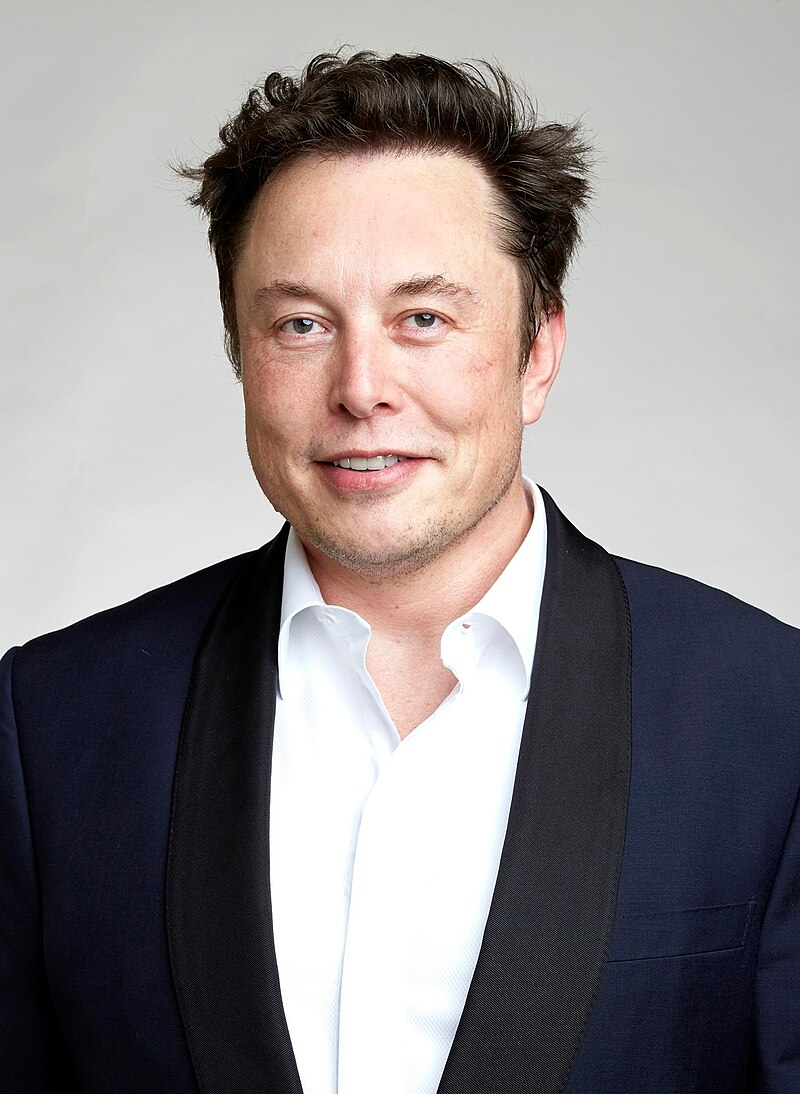
#> input picture testimgs/3.jpg, 800 x 1094 px
$ jupyter execute tmp2.ipynb
#> lines starting #> are read from the running program, lines starting #| are printed output that depends on the picture; after the words box and inside, x2 and y2 are one past the last pixel; in counts of white or black regions, pixels touching at a corner belong together
[cell 1]
import cv2
import numpy as np
import matplotlib.pyplot as plt

# 흑백 이미지 읽기
img = cv2.imread('./testimgs/3.jpg', cv2.IMREAD_GRAYSCALE)
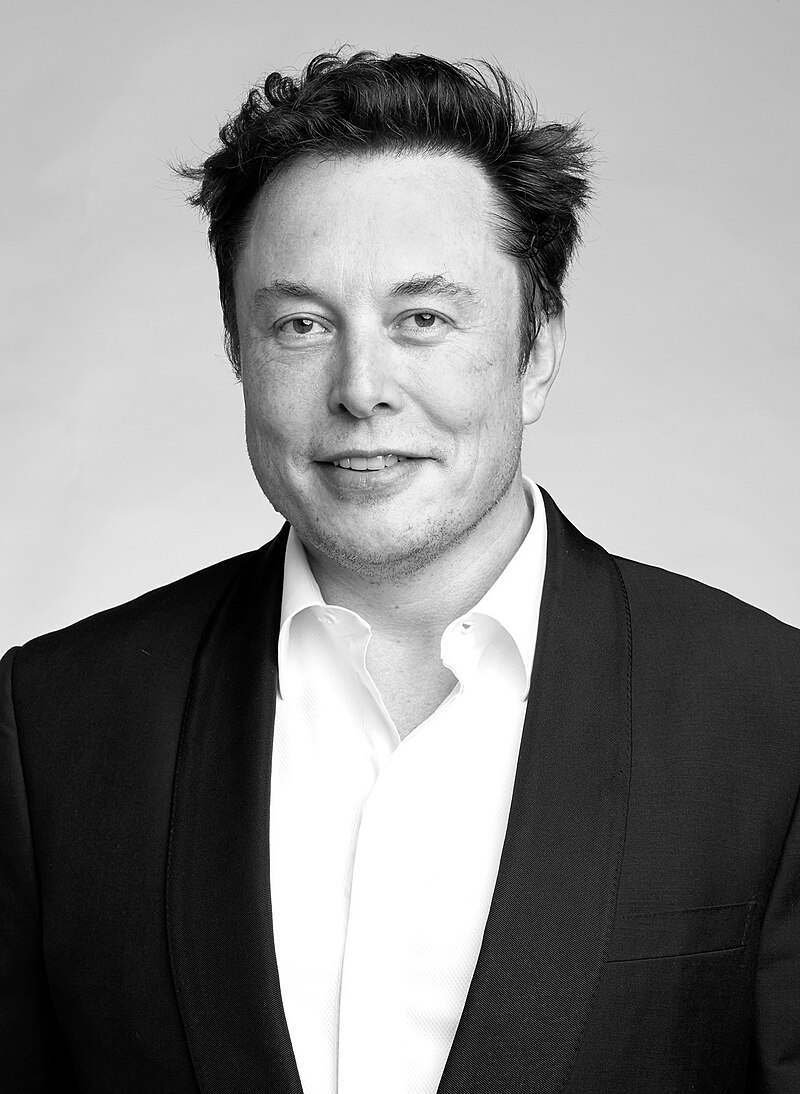
#> img: shape (1094, 800); min 0, max 255, mean 138.8

# 외곽선 검출
# RETR_EXTERNAL: 외곽선만 검출, CHAIN_APPROX_SIMPLE: 간소화된 경계점 표현
contours, hierarchy = cv2.findContours(img, cv2.RETR_EXTERNAL, cv2.CHAIN_APPROX_SIMPLE)
#> contours = 5 contours, 4 with area under 20; largest, box (x1, y1, x2, y2) and area: (0, 0, 800, 1094) 871230

# 빈 이미지 생성 (원본 이미지와 같은 크기)
outline_img = np.zeros_like(img)

# 외곽선 그리기 (1픽셀 두께)
cv2.drawContours(outline_img, contours, -1, (255), 10)  # -1: 모든 외곽선 그리기, 255: 흰색
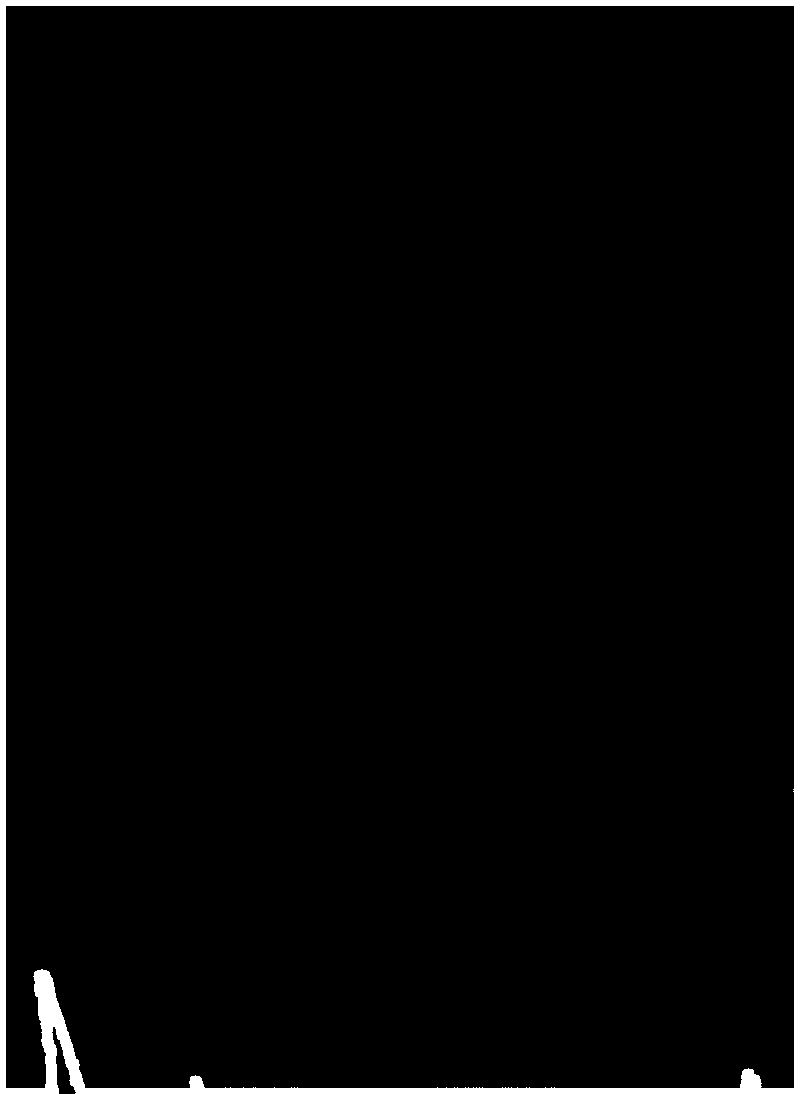
#> outline_img: shape (1094, 800); 2.9% white; 1 white region, box (x1, y1, x2, y2) and area: (0, 0, 800, 1094) 25658

# 결과 확인
plt.imshow(outline_img, cmap='gray')
